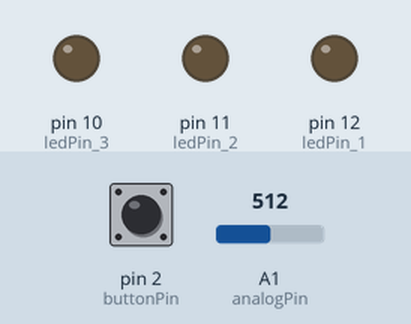
This sketch was run on a simulated Arduino Uno, built with avr-gcc and run on an emulated ATmega328P. Shown: output pins drawn as LEDs (lit = HIGH). Dashed ring = blinking. The inputs (shaded band) are chosen by the test bench; at power-on: pin 2 (buttonPin) HIGH, A1 (analogPin) = 512.

Above: at 1.2 s.
1.3 s: pin 2 (buttonPin) pulled LOW for 0.15 s
At 1.6 s:
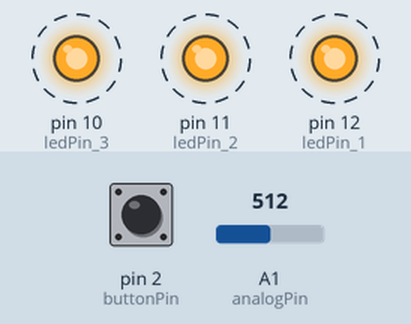
4.4 s: A1 (analogPin) set to 0
6.4 s: A1 (analogPin) set to 122
At 6.58 s:
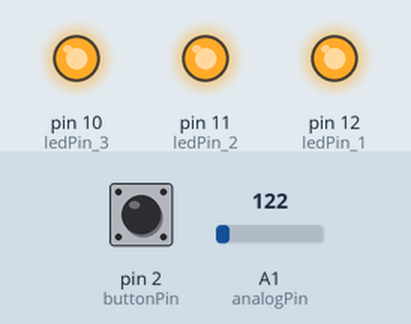
9.4 s: pin 2 (buttonPin) pulled LOW for 1 s
At 10.9 s:
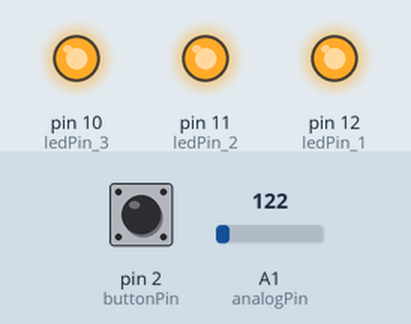
11.9 s: pin 2 (buttonPin) pulled LOW for 0.15 s
At 12.7 s:
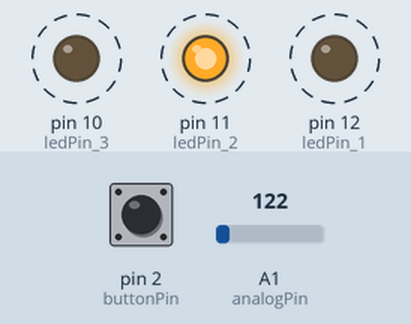
14.9 s: pin 2 (buttonPin) pulled LOW for 3.2 s
At 15.2 s:
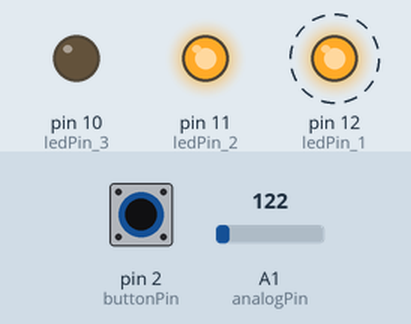
Timing chart, 0 to 20.6 s (numbered marks = the images above; inputs shaded):
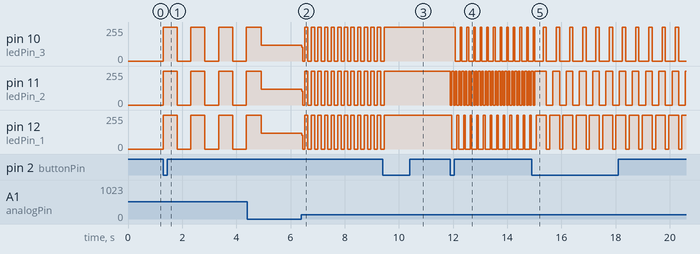

The sketch:

bike_light.ino
```cpp
const int analogPin = 1;
const int buttonPin = 2;
const int ledPin_1 =  12;
const int ledPin_2 =  11;
const int ledPin_3 =  10;
unsigned int patternNumber = 0;

void setup() {
  pinMode(ledPin_1, OUTPUT);
  pinMode(ledPin_2, OUTPUT);
  pinMode(ledPin_3, OUTPUT);

  pinMode(buttonPin, INPUT);
  digitalWrite(buttonPin, HIGH);

  attachInterrupt(0, lightISR, FALLING);
}

void loop(){
  switch (patternNumber%7) {
    case 1:
      pattern1();
      break;
    case 2:
      pattern2();
      break;
    case 3:
      pattern3();
      break;
    case 4:
      pattern4();
      break;
    case 5:
      pattern5();
      break;
    case 6:
      pattern6();
      break;
    default:
      clearAll();
      break;
  }
}


// ----- PATTERNS ----- //

// Pattern 0 is implicitly all off

// All flashing
void pattern1() {
  pattern2(); // All on
  delay(val());
  clearAll(); // All off
  delay(val());
}

// All on
void pattern2(){
  allOn();
}

// Bouncing
void pattern3() {
  digitalWrite(ledPin_1, HIGH);
  digitalWrite(ledPin_2, LOW);
  delay(val()/2);
  digitalWrite(ledPin_2, HIGH);
  digitalWrite(ledPin_1, LOW);
  delay(val()/2);
  digitalWrite(ledPin_3, HIGH);
  digitalWrite(ledPin_2, LOW);
  delay(val()/2);
  digitalWrite(ledPin_2, HIGH);
  digitalWrite(ledPin_3, LOW);
  delay(val()/2);
}

// Turn on in sequence
void pattern4() {
  digitalWrite(ledPin_1, HIGH);
  delay (val());
  digitalWrite(ledPin_2, HIGH);
  delay (val());
  digitalWrite(ledPin_3, HIGH);
  delay (val());
  clearAll();
  delay(val());
}

// Turn on and off in travelling pattern
void pattern5 () {
  digitalWrite(ledPin_3, HIGH);
  delay(val()/2);
  digitalWrite(ledPin_2, HIGH);
  delay(val()/2);
  digitalWrite(ledPin_3, LOW);
  digitalWrite(ledPin_1, HIGH);
  delay(val()/2);
  digitalWrite(ledPin_2, LOW);
  delay(val()/2);
  digitalWrite(ledPin_1, LOW);
}

// Alternate flash
void pattern6() {
  digitalWrite(ledPin_1, HIGH);
  digitalWrite(ledPin_3, HIGH);
  digitalWrite(ledPin_2, LOW);
  delay(val()/2);
  digitalWrite(ledPin_2, HIGH);
  digitalWrite(ledPin_1, LOW);
  digitalWrite(ledPin_3, LOW);
  delay(val()/2);
}

void clearAll() {
  digitalWrite(ledPin_1, LOW);
  digitalWrite(ledPin_2, LOW);
  digitalWrite(ledPin_3, LOW);
}

void allOn() {
  digitalWrite(ledPin_1, HIGH);
  digitalWrite(ledPin_2, HIGH);
  digitalWrite(ledPin_3, HIGH);
}


// ----- UTILITY FUNCTIONS -----//

int val(){
  return analogRead(analogPin);
}

/*
 * Interrupt for button push
 * Deals with debouncing switch. Advances
 * the pattern once for each button push
*/
void lightISR() {
  static volatile unsigned long lastInterruptTime = 0;
  unsigned long interruptTime = millis();

  // Wait for 200 ms before allowing another interrupt
  if (interruptTime - lastInterruptTime > 200) {
    patternNumber++;
  }

  lastInterruptTime = interruptTime;
}
```

Measured:
- after the input at 1.3 s, pin 10 (ledPin_3), pin 11 (ledPin_2), pin 12 (ledPin_1): alternates 255/255 for 0.51 s and 0/255 for 0.51 s, starting at once
- after the input at 6.4 s, pin 10 (ledPin_3), pin 11 (ledPin_2), pin 12 (ledPin_1): 119/255 → 103/255 at once, then moves between 0/255 and 255/255, repeating every 0.24 s
- after the input at 9.4 s, pin 10 (ledPin_3), pin 11 (ledPin_2), pin 12 (ledPin_1): goes on until 9.5 s, then stays 255/255
- after the input at 11.9 s, pin 10 (ledPin_3): alternates 255/255 for 0.06 s and 0/255 for 0.18 s, starting after 0.18 s; pin 11 (ledPin_2): alternates 255/255 for 0.06 s and 0/255 for 0.06 s, starting at once; pin 12 (ledPin_1): alternates 255/255 for 0.06 s and 0/255 for 0.18 s, starting after 0.06 s
- after the input at 14.9 s, pin 12 (ledPin_1): alternates 255/255 for 0.37 s and 0/255 for 0.12 s, starting after 0.54 s
